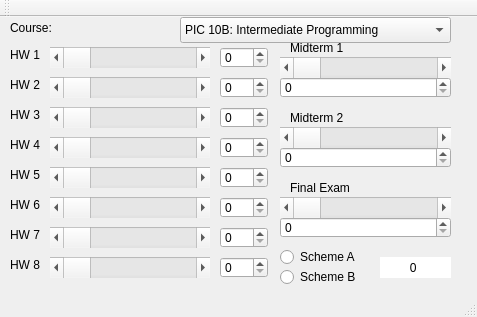
<?xml version="1.0" encoding="UTF-8"?>
<ui version="4.0">
 <class>MainWindow</class>
 <widget class="QMainWindow" name="MainWindow">
  <property name="geometry">
   <rect>
    <x>0</x>
    <y>0</y>
    <width>477</width>
    <height>317</height>
   </rect>
  </property>
  <property name="windowTitle">
   <string>MainWindow</string>
  </property>
  <widget class="QWidget" name="centralWidget">
   <widget class="QLabel" name="Course_label">
    <property name="geometry">
     <rect>
      <x>10</x>
      <y>0</y>
      <width>91</width>
      <height>21</height>
     </rect>
    </property>
    <property name="text">
     <string>Course:</string>
    </property>
   </widget>
   <widget class="QComboBox" name="Course_Selection">
    <property name="geometry">
     <rect>
      <x>180</x>
      <y>0</y>
      <width>271</width>
      <height>26</height>
     </rect>
    </property>
    <item>
     <property name="text">
      <string>PIC 10B: Intermediate Programming</string>
     </property>
    </item>
    <item>
     <property name="text">
      <string>PIC 10C: Advanced Programming</string>
     </property>
    </item>
   </widget>
   <widget class="QScrollBar" name="HW1_scroll">
    <property name="geometry">
     <rect>
      <x>50</x>
      <y>30</y>
      <width>160</width>
      <height>21</height>
     </rect>
    </property>
    <property name="orientation">
     <enum>Qt::Horizontal</enum>
    </property>
   </widget>
   <widget class="QLabel" name="HW1_label">
    <property name="geometry">
     <rect>
      <x>10</x>
      <y>30</y>
      <width>60</width>
      <height>16</height>
     </rect>
    </property>
    <property name="text">
     <string>HW 1</string>
    </property>
   </widget>
   <widget class="QSpinBox" name="HW1_spin">
    <property name="geometry">
     <rect>
      <x>220</x>
      <y>30</y>
      <width>48</width>
      <height>21</height>
     </rect>
    </property>
   </widget>
   <widget class="QLabel" name="HW2_label">
    <property name="geometry">
     <rect>
      <x>10</x>
      <y>60</y>
      <width>60</width>
      <height>16</height>
     </rect>
    </property>
    <property name="text">
     <string>HW 2</string>
    </property>
   </widget>
   <widget class="QScrollBar" name="HW2_scroll">
    <property name="geometry">
     <rect>
      <x>50</x>
      <y>60</y>
      <width>160</width>
      <height>21</height>
     </rect>
    </property>
    <property name="orientation">
     <enum>Qt::Horizontal</enum>
    </property>
   </widget>
   <widget class="QSpinBox" name="HW2_spin">
    <property name="geometry">
     <rect>
      <x>220</x>
      <y>60</y>
      <width>48</width>
      <height>21</height>
     </rect>
    </property>
   </widget>
   <widget class="QScrollBar" name="HW3_scroll">
    <property name="geometry">
     <rect>
      <x>50</x>
      <y>90</y>
      <width>160</width>
      <height>21</height>
     </rect>
    </property>
    <property name="orientation">
     <enum>Qt::Horizontal</enum>
    </property>
   </widget>
   <widget class="QLabel" name="HW3_label">
    <property name="geometry">
     <rect>
      <x>10</x>
      <y>90</y>
      <width>60</width>
      <height>16</height>
     </rect>
    </property>
    <property name="text">
     <string>HW 3</string>
    </property>
   </widget>
   <widget class="QSpinBox" name="HW3_spin">
    <property name="geometry">
     <rect>
      <x>220</x>
      <y>90</y>
      <width>48</width>
      <height>21</height>
     </rect>
    </property>
   </widget>
   <widget class="QScrollBar" name="HW4_scroll">
    <property name="geometry">
     <rect>
      <x>50</x>
      <y>120</y>
      <width>160</width>
      <height>21</height>
     </rect>
    </property>
    <property name="orientation">
     <enum>Qt::Horizontal</enum>
    </property>
   </widget>
   <widget class="QLabel" name="HW4_label">
    <property name="geometry">
     <rect>
      <x>10</x>
      <y>120</y>
      <width>60</width>
      <height>16</height>
     </rect>
    </property>
    <property name="text">
     <string>HW 4</string>
    </property>
   </widget>
   <widget class="QSpinBox" name="HW4_spin">
    <property name="geometry">
     <rect>
      <x>220</x>
      <y>120</y>
      <width>48</width>
      <height>21</height>
     </rect>
    </property>
   </widget>
   <widget class="QScrollBar" name="HW5_scroll">
    <property name="geometry">
     <rect>
      <x>50</x>
      <y>150</y>
      <width>160</width>
      <height>21</height>
     </rect>
    </property>
    <property name="orientation">
     <enum>Qt::Horizontal</enum>
    </property>
   </widget>
   <widget class="QLabel" name="HW5_label">
    <property name="geometry">
     <rect>
      <x>10</x>
      <y>150</y>
      <width>60</width>
      <height>16</height>
     </rect>
    </property>
    <property name="text">
     <string>HW 5</string>
    </property>
   </widget>
   <widget class="QSpinBox" name="HW5_spin">
    <property name="geometry">
     <rect>
      <x>220</x>
      <y>150</y>
      <width>48</width>
      <height>21</height>
     </rect>
    </property>
   </widget>
   <widget class="QScrollBar" name="HW6_scroll">
    <property name="geometry">
     <rect>
      <x>50</x>
      <y>180</y>
      <width>160</width>
      <height>21</height>
     </rect>
    </property>
    <property name="orientation">
     <enum>Qt::Horizontal</enum>
    </property>
   </widget>
   <widget class="QLabel" name="HW6_label">
    <property name="geometry">
     <rect>
      <x>10</x>
      <y>180</y>
      <width>60</width>
      <height>16</height>
     </rect>
    </property>
    <property name="text">
     <string>HW 6</string>
    </property>
   </widget>
   <widget class="QSpinBox" name="HW6_spin">
    <property name="geometry">
     <rect>
      <x>220</x>
      <y>180</y>
      <width>48</width>
      <height>21</height>
     </rect>
    </property>
   </widget>
   <widget class="QScrollBar" name="HW7_scroll">
    <property name="geometry">
     <rect>
      <x>50</x>
      <y>210</y>
      <width>160</width>
      <height>21</height>
     </rect>
    </property>
    <property name="orientation">
     <enum>Qt::Horizontal</enum>
    </property>
   </widget>
   <widget class="QLabel" name="HW7_label">
    <property name="geometry">
     <rect>
      <x>10</x>
      <y>210</y>
      <width>60</width>
      <height>16</height>
     </rect>
    </property>
    <property name="text">
     <string>HW 7</string>
    </property>
   </widget>
   <widget class="QSpinBox" name="HW7_spin">
    <property name="geometry">
     <rect>
      <x>220</x>
      <y>210</y>
      <width>48</width>
      <height>21</height>
     </rect>
    </property>
   </widget>
   <widget class="QScrollBar" name="HW8_scroll">
    <property name="geometry">
     <rect>
      <x>50</x>
      <y>240</y>
      <width>160</width>
      <height>21</height>
     </rect>
    </property>
    <property name="orientation">
     <enum>Qt::Horizontal</enum>
    </property>
   </widget>
   <widget class="QLabel" name="HW8_label">
    <property name="geometry">
     <rect>
      <x>10</x>
      <y>240</y>
      <width>60</width>
      <height>16</height>
     </rect>
    </property>
    <property name="text">
     <string>HW 8</string>
    </property>
   </widget>
   <widget class="QSpinBox" name="HW8_spin">
    <property name="geometry">
     <rect>
      <x>220</x>
      <y>240</y>
      <width>48</width>
      <height>21</height>
     </rect>
    </property>
   </widget>
   <widget class="QLabel" name="Midterm1_label">
    <property name="geometry">
     <rect>
      <x>290</x>
      <y>20</y>
      <width>71</width>
      <height>21</height>
     </rect>
    </property>
    <property name="text">
     <string>Midterm 1</string>
    </property>
   </widget>
   <widget class="QScrollBar" name="Midterm1_scroll">
    <property name="geometry">
     <rect>
      <x>280</x>
      <y>40</y>
      <width>171</width>
      <height>21</height>
     </rect>
    </property>
    <property name="orientation">
     <enum>Qt::Horizontal</enum>
    </property>
   </widget>
   <widget class="QSpinBox" name="Midterm1_spin">
    <property name="geometry">
     <rect>
      <x>280</x>
      <y>60</y>
      <width>171</width>
      <height>21</height>
     </rect>
    </property>
   </widget>
   <widget class="QLabel" name="Midterm2_label">
    <property name="geometry">
     <rect>
      <x>290</x>
      <y>90</y>
      <width>71</width>
      <height>21</height>
     </rect>
    </property>
    <property name="text">
     <string>Midterm 2</string>
    </property>
   </widget>
   <widget class="QScrollBar" name="Midterm2_scroll">
    <property name="geometry">
     <rect>
      <x>280</x>
      <y>110</y>
      <width>171</width>
      <height>21</height>
     </rect>
    </property>
    <property name="orientation">
     <enum>Qt::Horizontal</enum>
    </property>
   </widget>
   <widget class="QSpinBox" name="Midterm2_spin">
    <property name="geometry">
     <rect>
      <x>280</x>
      <y>130</y>
      <width>171</width>
      <height>21</height>
     </rect>
    </property>
   </widget>
   <widget class="QLabel" name="Final_label">
    <property name="geometry">
     <rect>
      <x>290</x>
      <y>160</y>
      <width>71</width>
      <height>21</height>
     </rect>
    </property>
    <property name="text">
     <string>Final Exam</string>
    </property>
   </widget>
   <widget class="QScrollBar" name="Final_scroll">
    <property name="geometry">
     <rect>
      <x>280</x>
      <y>180</y>
      <width>171</width>
      <height>21</height>
     </rect>
    </property>
    <property name="orientation">
     <enum>Qt::Horizontal</enum>
    </property>
   </widget>
   <widget class="QSpinBox" name="Final_spin">
    <property name="geometry">
     <rect>
      <x>280</x>
      <y>200</y>
      <width>171</width>
      <height>21</height>
     </rect>
    </property>
   </widget>
   <widget class="QRadioButton" name="Scheme_A_Selection">
    <property name="geometry">
     <rect>
      <x>280</x>
      <y>230</y>
      <width>100</width>
      <height>20</height>
     </rect>
    </property>
    <property name="text">
     <string>Scheme A</string>
    </property>
   </widget>
   <widget class="QRadioButton" name="Scheme_B_Selection">
    <property name="geometry">
     <rect>
      <x>280</x>
      <y>250</y>
      <width>100</width>
      <height>20</height>
     </rect>
    </property>
    <property name="text">
     <string>Scheme B</string>
    </property>
   </widget>
   <widget class="QLabel" name="Final_Score_Display">
    <property name="geometry">
     <rect>
      <x>380</x>
      <y>240</y>
      <width>71</width>
      <height>21</height>
     </rect>
    </property>
    <property name="styleSheet">
     <string notr="true">QLabel {background-color:white}</string>
    </property>
    <property name="text">
     <string>         0</string>
    </property>
   </widget>
  </widget>
  <widget class="QToolBar" name="mainToolBar">
   <attribute name="toolBarArea">
    <enum>TopToolBarArea</enum>
   </attribute>
   <attribute name="toolBarBreak">
    <bool>false</bool>
   </attribute>
  </widget>
  <widget class="QStatusBar" name="statusBar"/>
 </widget>
 <layoutdefault spacing="6" margin="11"/>
 <resources/>
 <connections/>
</ui>
